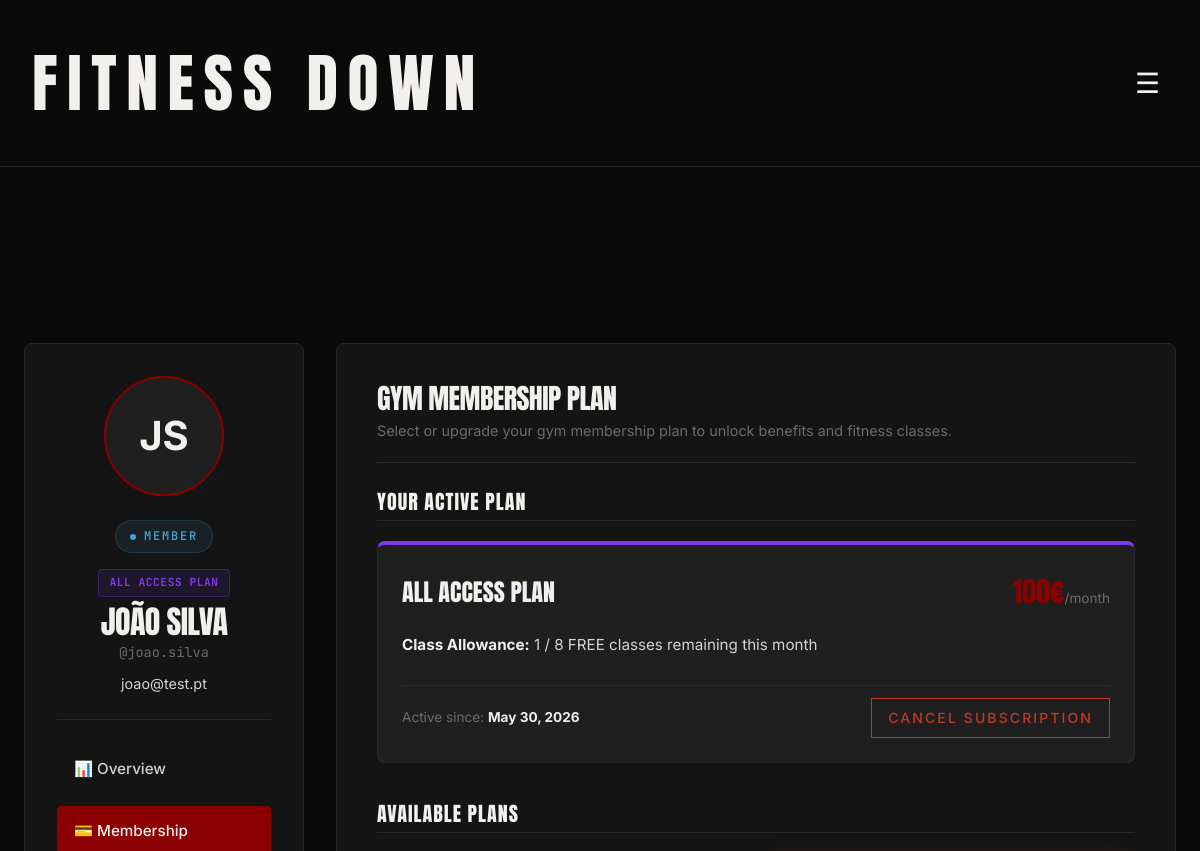
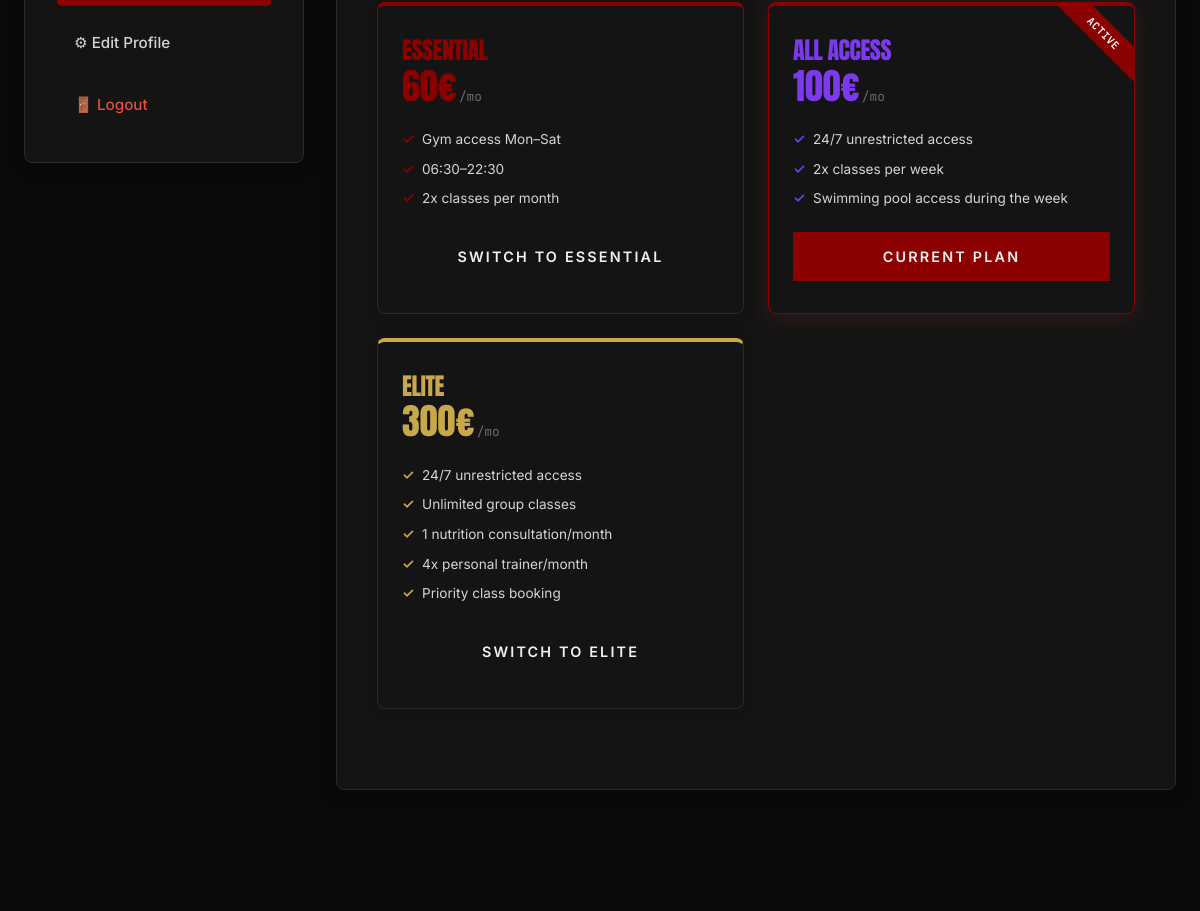
Before: /profile.php?tab=membership (signed in, upper part) with the older database file (2 pictures, top to bottom).
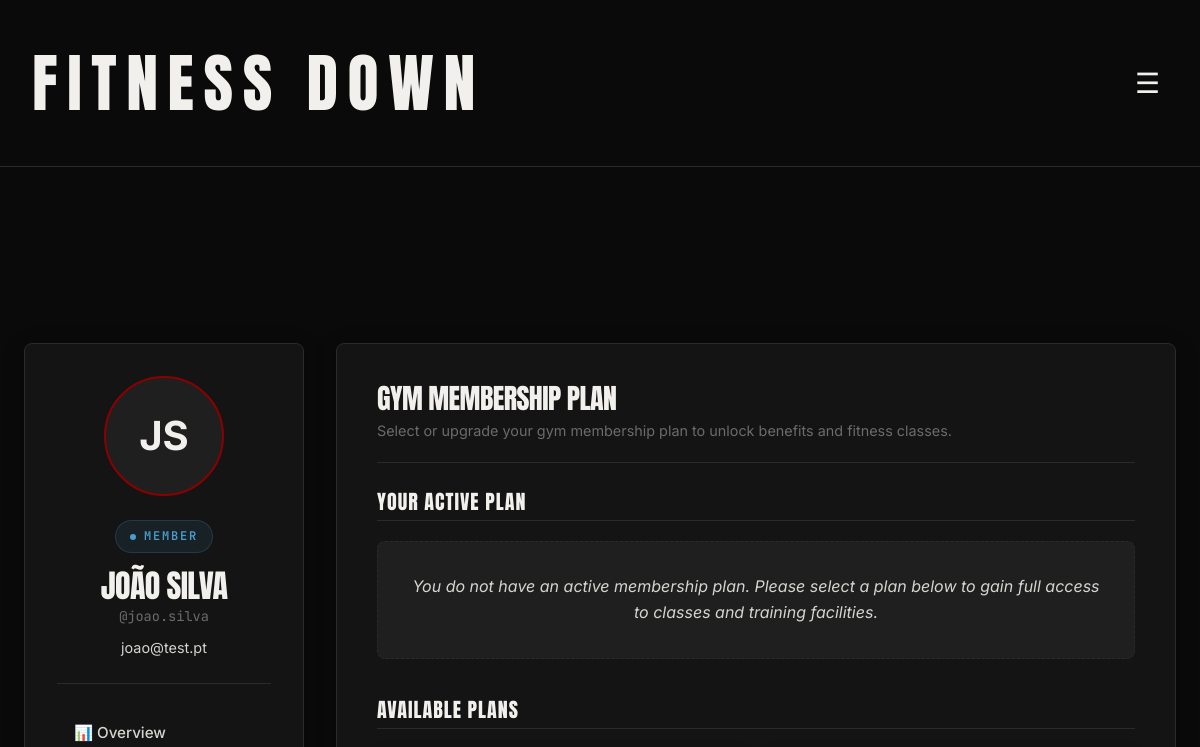
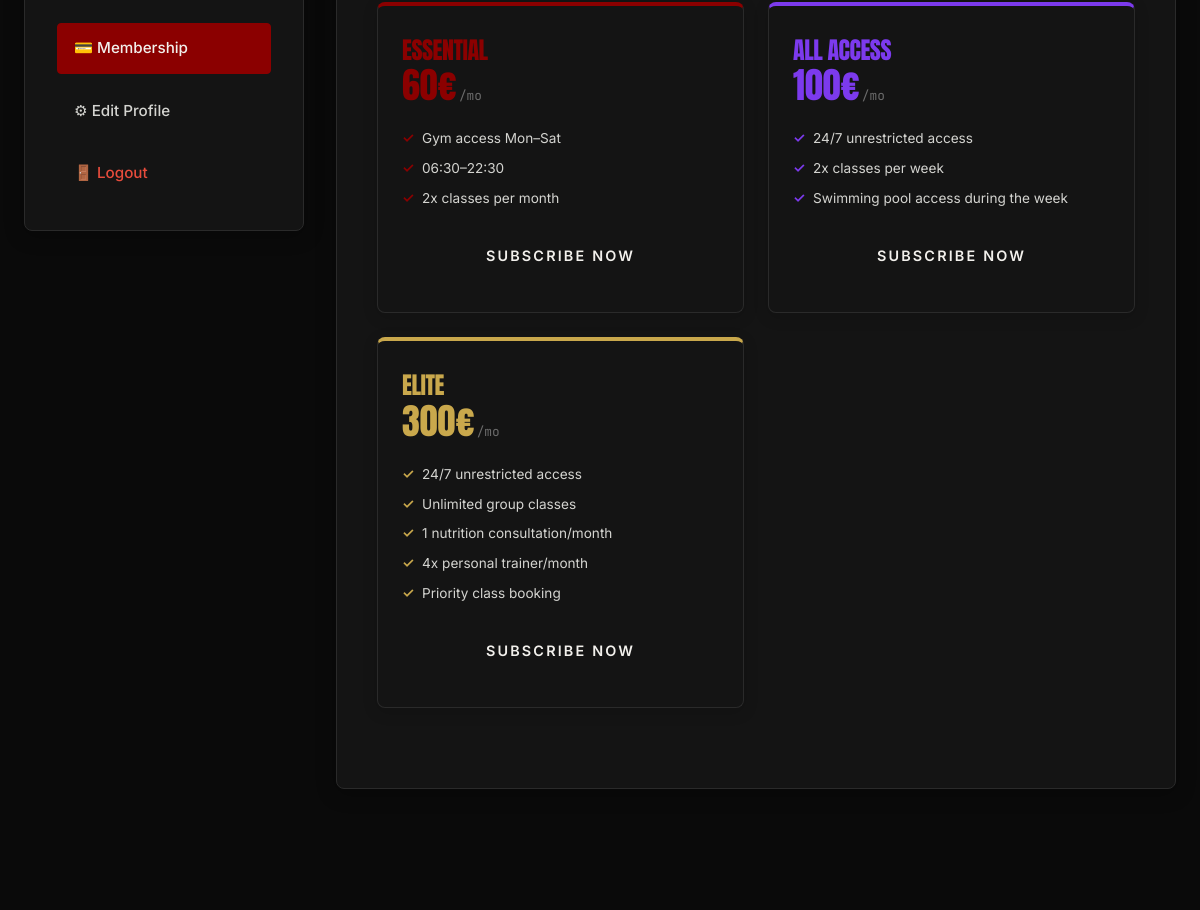
After: the same page with the newer database file (2 pictures, top to bottom).
### tables this page shows
CREATE TABLE member_subscriptions(
    id INTEGER PRIMARY KEY AUTOINCREMENT,
    member_id INTEGER NOT NULL,
    plan_id INTEGER NOT NULL,
    status TEXT NOT NULL DEFAULT 'active' CHECK (status IN ('active', 'cancelled', 'expired')),
    start_date TEXT NOT NULL DEFAULT CURRENT_TIMESTAMP,
    end_date TEXT,
    FOREIGN KEY (member_id) REFERENCES users(id) ON DELETE CASCADE,
    FOREIGN KEY (plan_id) REFERENCES membership_plans(id) ON DELETE RESTRICT
);

CREATE TABLE membership_plans(
    id INTEGER PRIMARY KEY AUTOINCREMENT,
    name TEXT NOT NULL UNIQUE,
    price INTEGER NOT NULL CHECK (price >= 0),
    description TEXT,
    features TEXT,
    is_active INTEGER NOT NULL DEFAULT 1
);

### includes/helper.php (called while the page is built, shortened)
<?php
function e(string $val): string {
    return htmlspecialchars($val, ENT_QUOTES | ENT_SUBSTITUTE, 'UTF-8');
}

### profile.php (the view, shortened to what the changed rows need)
<?php
$pdo = get_db();
$user_id = $_SESSION['user_id'];
$stmt = $pdo->prepare('SELECT id, name, email, username, profile_photo FROM users WHERE id = ?');
$stmt->execute([$user_id]);
$user = $stmt->fetch();
$active_sub = null;
$membership_plans = [];
if (($_SESSION['role'] ?? '') === 'member') {
    $stmt = $pdo->prepare("
        SELECT ms.id AS sub_id, ms.start_date, mp.id AS plan_id, mp.name AS plan_name, mp.price, mp.description, mp.features
        FROM member_subscriptions ms
        JOIN membership_plans mp ON mp.id = ms.plan_id
        WHERE ms.member_id = ? AND ms.status = 'active'
        LIMIT 1
    ");
    $stmt->execute([$user_id]);
    $active_sub = $stmt->fetch();
    $stmt = $pdo->prepare("
        SELECT COUNT(*)
        FROM enrollments
        WHERE member_id = ?
          AND status = 'enrolled'
          AND enrolled_at >= date('now', 'start of month')
    ");
    $stmt->execute([$user_id]);
    $current_month_enrollments = (int)$stmt->fetchColumn();
    $plan_limit = 0;
    if ($active_sub) {
        $plan_name = $active_sub['plan_name'];
        if (strcasecmp($plan_name, 'All Access') === 0) {
            $plan_limit = 8;
        } elseif (strcasecmp($plan_name, 'Essential') === 0) {
            $plan_limit = 2;
        } elseif (strcasecmp($plan_name, 'Elite') === 0) {
            $plan_limit = -1;
        }
    }
    if ($plan_limit === -1) {
        $remaining_text = "Unlimited";
        $remaining_classes = 9999;
    } else {
        $remaining_classes = max(0, $plan_limit - $current_month_enrollments);
        $remaining_text = "{$remaining_classes} / {$plan_limit} FREE classes remaining this month";
    }
    $membership_plans = $pdo->query("
        SELECT id, name, price, description, features
        FROM membership_plans
        WHERE is_active = 1
        ORDER BY price ASC
    ")->fetchAll();
}
include __DIR__ . '/includes/header.php';
$active_tab = 'overview';
if (isset($_GET['tab']) && in_array($_GET['tab'], ['overview', 'membership', 'edit'], true)) {
    $active_tab = $_GET['tab'];
}
?>
<main class="profile-container">
    <aside class="profile-sidebar">
        <div class="profile-sidebar__card">
            <div class="profile-sidebar__info">
                <span class="profile-role-badge profile-role-badge--<?= e($_SESSION['role'] ?? 'member') ?>">
                    <?= e(ucfirst($_SESSION['role'] ?? 'member')) ?>
                </span>
                <?php if (($_SESSION['role'] ?? '') === 'member' && $active_sub): ?>
                    <span class="profile-plan-badge plan-badge--<?= e(strtolower(str_replace(' ', '-', $active_sub['plan_name']))) ?>">
                        <?= e($active_sub['plan_name']) ?> Plan
                    </span>
                <?php endif; ?>
                <h1 class="profile-sidebar__name"><?= e($user['name']) ?></h1>
                <p class="profile-sidebar__username">@<?= e($user['username']) ?></p>
                <p class="profile-sidebar__email"><?= e($user['email']) ?></p>
            </div>
        </div>
    </aside>
    <div class="profile-content">
        <?php if (($_SESSION['role'] ?? '') === 'member'): ?>
        <div class="profile-tab-content" id="tab-content-membership" style="display: <?= $active_tab === 'membership' ? 'block' : 'none' ?>;">
            <section class="profile-card-wrapper">
                <header class="profile-card-header">
                    <h2>Gym Membership Plan</h2>
                </header>
                <div class="membership-current-box">
                    <?php if ($active_sub): ?>
                        <div class="membership-status-card plan-tier--<?= e(strtolower(str_replace(' ', '-', $active_sub['plan_name']))) ?>">
                            <div class="membership-status-header">
                                <span class="membership-plan-badge"><?= e($active_sub['plan_name']) ?> Plan</span>
                                <span class="membership-price"><?= (int)$active_sub['price'] ?>€<span class="price-period">/month</span></span>
                            </div>
                            <p class="membership-desc" style="margin-top: 0.5rem; margin-bottom: 0.5rem;">
                                <strong>Class Allowance:</strong> <?= e($remaining_text) ?>
                            </p>
                            <div style="display: flex; justify-content: space-between; align-items: center; flex-wrap: wrap; gap: 1rem; margin-top: 0.5rem; border-top: 1px solid rgba(255,255,255,0.05); padding-top: 0.75rem;">
                                <p class="membership-start-date" style="margin: 0;">Active since: <strong><?= e(date('F j, Y', strtotime($active_sub['start_date']))) ?></strong></p>
                                <button type="button" class="button button--danger cancel-subscription-btn" style="padding: 0.5rem 1rem; font-size: 0.875rem;">Cancel Subscription</button>
                            </div>
                        </div>
                    <?php else: ?>
                        <div class="membership-status-card membership-status-card--none">
                            <p>You do not have an active membership plan. Please select a plan below to gain full access to classes and training facilities.</p>
                        </div>
                    <?php endif; ?>
                </div>
                <div class="membership-plans-grid">
                    <div class="plans-list-grid">
                        <?php foreach ($membership_plans as $plan):
                            $is_current = $active_sub && (int)$active_sub['plan_id'] === (int)$plan['id'];
                            $tier_class = strtolower(str_replace(' ', '-', $plan['name']));
                            $features_list = array_filter(array_map('trim', explode('|', $plan['features'])));
                        ?>
                            <div class="membership-plan-card <?= $is_current ? 'membership-plan-card--current' : '' ?> plan-tier--<?= e($tier_class) ?>">
                                <?php if ($is_current): ?>
                                    <span class="plan-card-ribbon">Active</span>
                                <?php endif; ?>
                                <div class="plan-card-header">
                                    <h4 class="plan-card-title"><?= e($plan['name']) ?></h4>
                                    <div class="plan-card-price">
                                        <span class="price-num"><?= (int)$plan['price'] ?>€</span>
                                        <span class="price-freq">/mo</span>
                                    </div>
                                </div>
                                <ul class="plan-card-features">
                                    <?php foreach ($features_list as $feat): ?>
                                        <li>
                                            <span class="feat-icon">✓</span>
                                            <span class="feat-text"><?= e($feat) ?></span>
                                        </li>
                                    <?php endforeach; ?>
                                </ul>
                                <div class="plan-card-action">
                                    <?php if ($is_current): ?>
                                        <button type="button" class="button button--primary plan-btn" disabled>Current Plan</button>
                                    <?php else: ?>
                                        <button type="button"
                                                class="button button--accent plan-btn subscribe-plan-btn"
                                                data-plan-id="<?= (int)$plan['id'] ?>"
                                                data-plan-name="<?= e($plan['name']) ?>">
                                            <?= $active_sub ? 'Switch to ' . e($plan['name']) : 'Subscribe Now' ?>
                                        </button>
                                    <?php endif; ?>
                                </div>
                            </div>
                        <?php endforeach; ?>
                    </div>
                </div>
            </section>
        </div>
        <?php endif; ?>
    </div>
</main>
<?php include __DIR__ . '/includes/footer.php';

Changed rows visible on the page:
removed member_subscriptions: plan.name "ALL ACCESS", start_date "May 30, 2026"
shown differently, row unchanged: membership_plans "ESSENTIAL": name "ESSENTIAL" → (not shown); text "SWITCH TO" → "SUBSCRIBE NOW"
computed for membership_plans "ALL ACCESS": text "ACTIVE CURRENT PLAN" → "SUBSCRIBE NOW"
shown differently, row unchanged: membership_plans "ELITE": name "ELITE" → (not shown); text "SWITCH TO" → "SUBSCRIBE NOW"
Other visible differences:
$remaining_text: "1 / 8 FREE classes remaining this month" → (not shown)
text no longer shown: "PLAN PLAN /month Class Allowance: Active since: CANCEL SUBSCRIPTION"
text now shown: "You do not have an active membership plan. Please select a plan below to gain full access to classes and training facilities."
